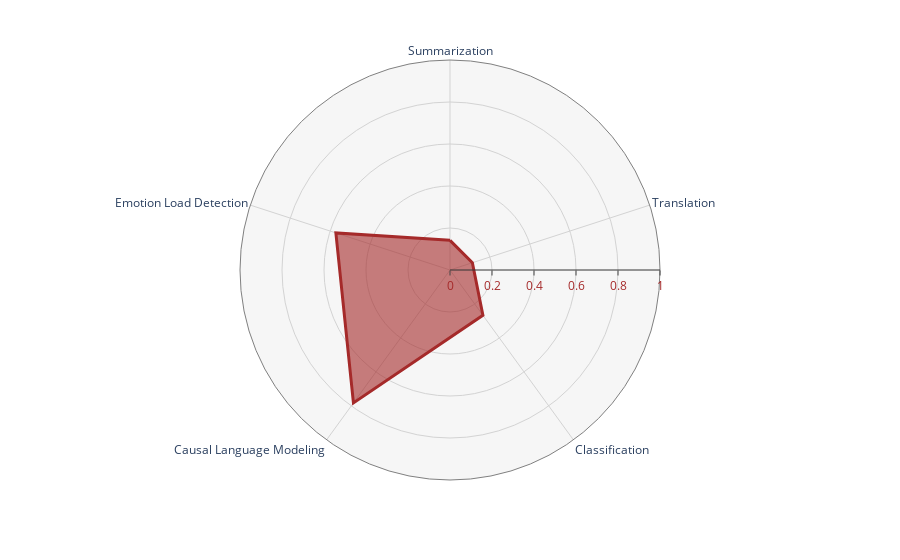

The code cell stored with this chart in its notebook:
### Markdown cell above
Here, you can visualize the radar chart that gives you an idea of the pre-train model abilities across the different tasks:

### Code cell
# to visualize the results on 50 samples (approx running time: 8 min):
# {'summarization': 0.13604474561717156, 'translation': 0.06022730874111599, 'classification': 0.3500079051383399, 'causal_language_modeling': 0.8015474639577969, 'emotion_load_detection': 0.4}

metrics = evaluate_benchmark(model, tokenizer)
print(metrics)
display_radar_chart(metrics.values())

### Figure 1 — Plotly figure (JSON) as saved in the notebook; plotly's stock layout.template omitted (floating-point values rounded to 4 significant figures)
{"data": [{"fill": "toself", "fillcolor": "rgba(165, 42, 42, 0.6)", "hovertemplate": "r=%{r}<br>theta=%{theta}<extra></extra>", "legendgroup": "", "line": {"color": "rgb(165, 42, 42)", "dash": "solid", "width": 3}, "marker": {"symbol": "circle"}, "mode": "lines", "name": "", "r": [0.1411, 0.1121, 0.2667, 0.7823, 0.5714, 0.1411], "showlegend": false, "subplot": "polar", "theta": ["Summarization", "Translation", "Classification", "Causal Language Modeling", "Emotion Load Detection", "Summarization"], "type": "scatterpolar"}], "layout": {"font": {"size": 14}, "legend": {"tracegroupgap": 0}, "margin": {"t": 60}, "polar": {"angularaxis": {"direction": "clockwise", "gridcolor": "lightgray", "linecolor": "gray", "linewidth": 1, "rotation": 90, "showgrid": true, "tickfont": {"size": 12}}, "bgcolor": "rgba(211, 211, 211, 0.2)", "domain": {"x": [0, 1], "y": [0, 1]}, "radialaxis": {"gridcolor": "lightgray", "linecolor": "rgb(50, 50, 50)", "linewidth": 1, "range": [0, 1], "showgrid": true, "tickfont": {"color": "rgb(165, 42, 42)", "size": 12}, "ticks": "outside", "ticktext": ["0", "0.2", "0.4", "0.6", "0.8", "1"], "tickvals": [0, 0.2, 0.4, 0.6, 0.8, 1], "visible": true}}}}
